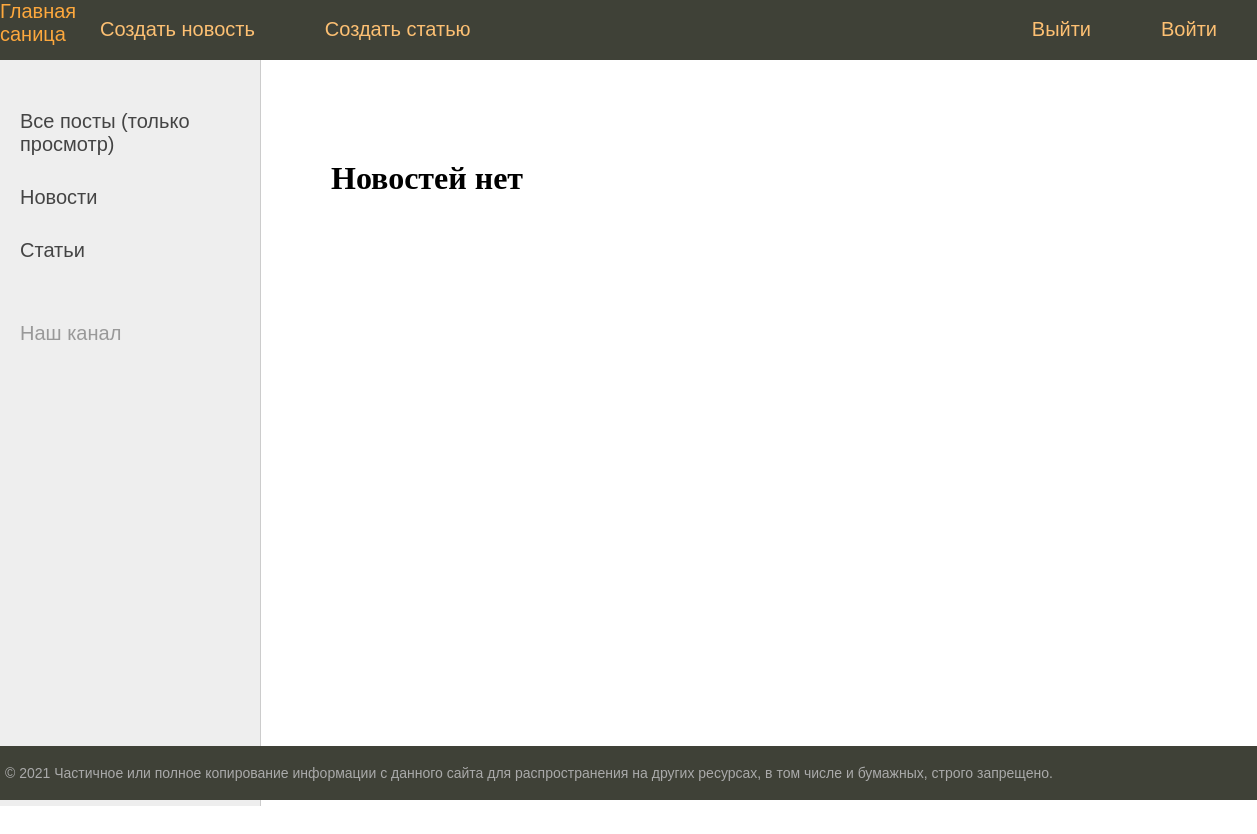
The page /news/ on the database as committed earlier.
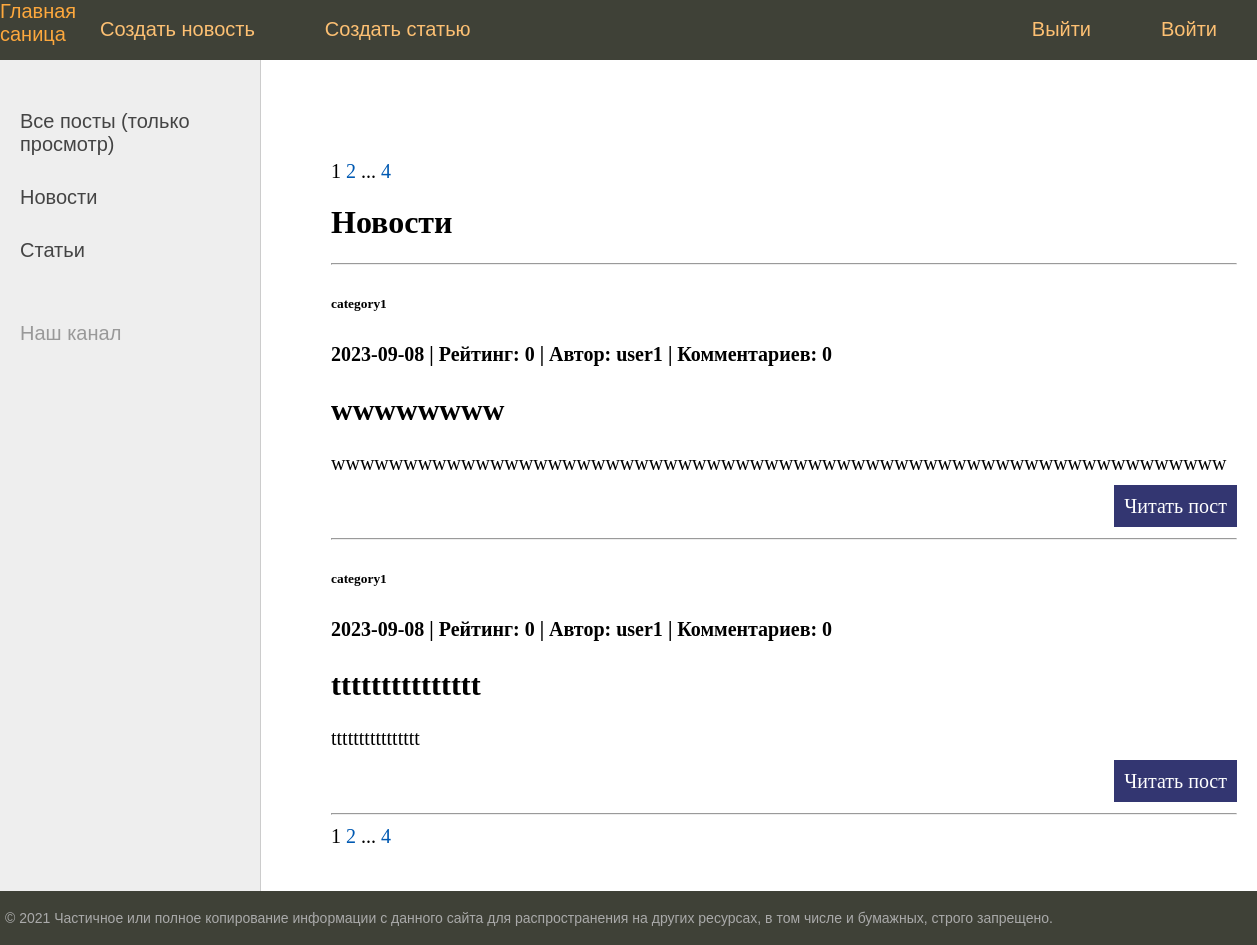
The same page on the database as committed later.
### newsportal/models.py (models this page shows, shortened)
class Category(models.Model):
    name = models.CharField(max_length=150, unique=True)
    def __str__(self):
        return self.name

class Post(models.Model):
    author = models.ForeignKey(Author, on_delete=models.CASCADE, verbose_name='Автор')
    type_post = models.CharField(max_length=1, choices=POSTS, verbose_name='Тип поста')
    time_created = models.DateTimeField(auto_now_add=True, verbose_name='Дата создания')
    category = models.ManyToManyField(Category, through="PostCategory", verbose_name='Категория')
    title =  models.CharField(max_length=255, verbose_name='Оглавление')
    content = models.TextField( verbose_name='Содержание')
    rating = models.SmallIntegerField(default=0, verbose_name='Рейтинг')
    def get_absolute_url(self):
        return reverse('one_news', args=[str(self.id)])

class Author(models.Model):
    author = models.OneToOneField(User, on_delete=models.CASCADE)
    rating = models.SmallIntegerField(default=0)
    def __str__(self):
        return self.author.username

### newsportal/views.py (the view)
# urls.py: path('news/', ListNewsOnly.as_view(), name='news_only'),
class ListNewsOnly(ListView):
    queryset = Post.objects.filter(type_post=news)
    ordering = '-time_created'
    template_name = 'news.html'
    context_object_name = 'news'
    paginate_by = 2

### newsportal/templatetags/custom_filters.py (called while the page is built)
@register.filter()
def censor(value:str):
   swear_words = ('банан', 'морков', 'карто', 'броккол', 'ананас',
                  'Банан', 'Морков', 'Карто', 'Броккол', 'Ананас',)
   for word in swear_words:
      if word in value:
          value = value.replace(word, '****')
   return value

### newsportal/templatetags/custom_tags.py (called while the page is built)
@register.simple_tag(takes_context=True)
def url_replace(context, **kwargs):
   d = context['request'].GET.copy()
   for k, v in kwargs.items():
       d[k] = v
   return d.urlencode()

### templates/news.html (shortened to what this page needs)
{% extends 'default.html' %}
{% load custom_filters %}
{% block content %}
{% if news %}
{% include 'includes/paginations.html' %}
<h1>Новости</h1>
<hr>
{% for n in news %}
<h6>
{% for cat in n.category.all %}
{{ cat }}    {% if not forloop.last %}, {% endif %}
{% endfor %}
</h6>
<h4>{{ n.time_created|date:'Y-m-d' }} | Рейтинг: {{ n.rating }}
    | Автор: {{ n.author }} | Комментариев: {{ n.comment_set.count }} </h4>
<h2>{{ n.title|censor }}</h2>
<p>{{ n.content|truncatechars:200|censor}}</p>
   <p class="link-read-post"><a href="{{ n.get_absolute_url }}">Читать пост</a>
<hr>
{% endfor %}
{% include 'includes/paginations.html' %}
{% else %}
<h1>Новостей нет</h1>
{% endif %}
<br><br>{% endblock content %}

Rows that differ between the two databases and show on the page:
added Post: time_created "2023-09-08", rating "0", author "user1", comment_set.count "0", title|censor "wwwwwwww", content|censor "wwwwwwwwwwwwwwwwwwwwwwwwwwwwwwwwwwwwwwwwwwwwwwwwwwwwwwwwwwwwww"
added Category: name "category1"
added Post: time_created "2023-09-08", rating "0", author "user1", comment_set.count "0", title|censor "ttttttttttttttt", content|censor "tttttttttttttttt"
Other text that changed with them:
{{ page_obj.number }}: (not shown) → "1 1"
{{ page_obj.next_page_number }}: (not shown) → "2 2"
{{ page_obj.paginator.num_pages }}: (not shown) → "4 4"
text no longer shown: "Новостей нет"
text now shown: "... ... Новости"
